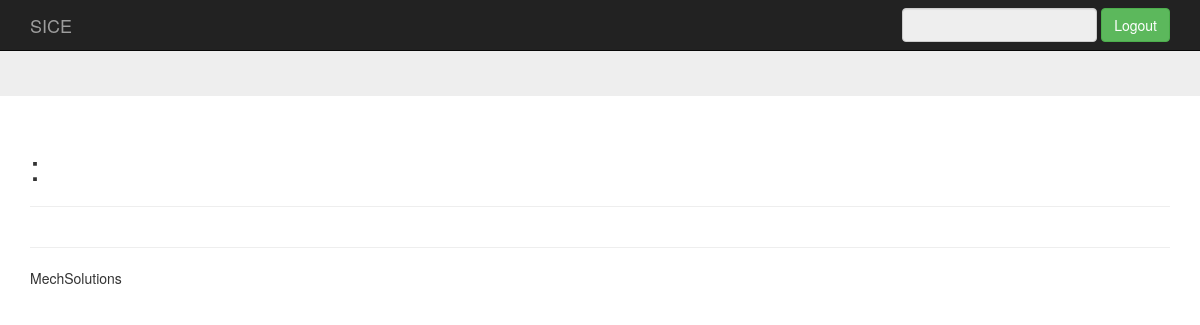
The app's page /resultadoEncuesta.php?id=58, older data.
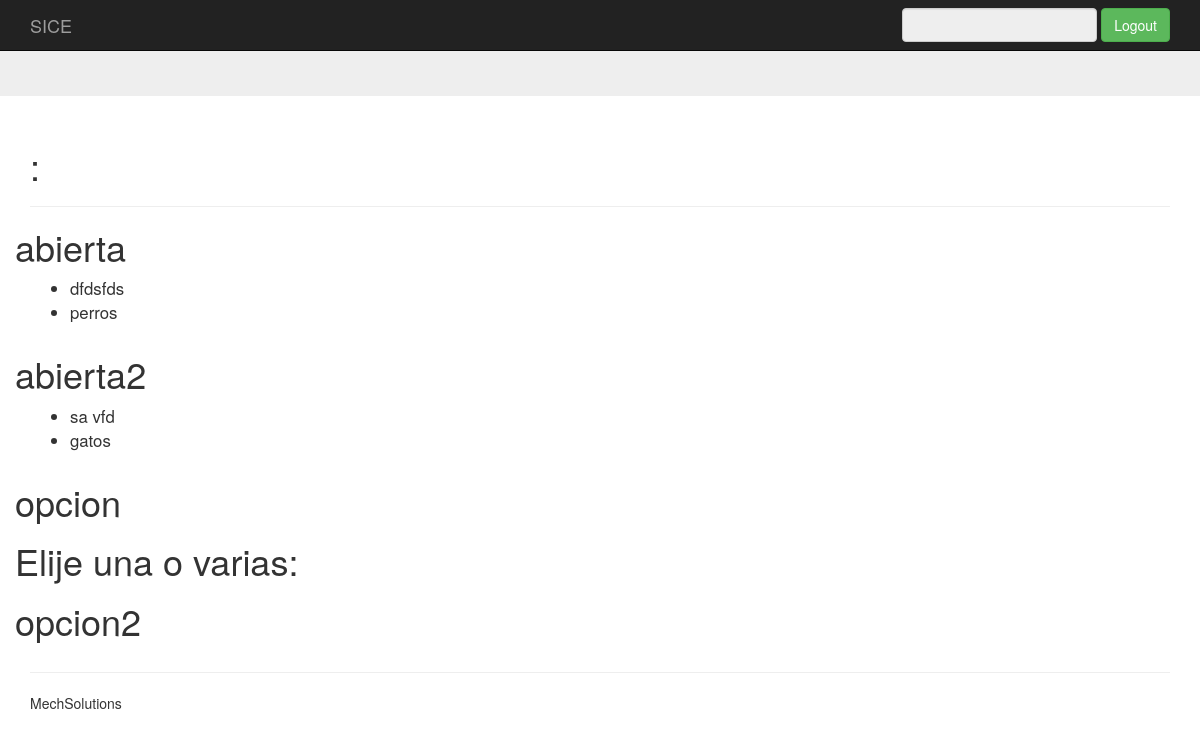
The same page, newer data.
### tables this page shows
CREATE TABLE `resultadoabierta` (
  `idresultadoAbierta` int(11) NOT NULL,
  `respuesta` text NOT NULL,
  `fk_idPregunta` int(11) NOT NULL,
  `fk_idUsuario` int(11) NOT NULL
);

### Plantillas/EncuestaDao.php (the view, shortened to what this page needs)
<?php
include 'tools.php';
function getPreguntas($idEncuesta) {
    $arreglo = array();
    $con = mysqli_connect('localhost', 'php', 'php', 'encuestas') or die('Connection failed' . mysqli_error());
    $sql = "select pregunta.idPregunta from pregunta WHERE fk_idEncuesta=$idEncuesta AND pregunta.fk_tipoPregunta != 1;";
    if ($result = mysqli_query($con, $sql)) {
        while ($row = mysqli_fetch_row($result)) {
            array_push($arreglo, $row[0]);
        }
    }
    return $arreglo;
}
function getResultadosAbiertos($idEncuesta,$nombre) {
    $con = mysqli_connect('localhost', 'php', 'php', 'encuestas') or die('Connection failed' . mysqli_error());
    $sql = "select pregunta.descripcion, resultadoabierta.respuesta from pregunta JOIN encuesta on encuesta.idEncuesta=pregunta.fk_idEncuesta JOIN resultadoabierta on resultadoabierta.fk_idPregunta=pregunta.idPregunta where encuesta.idEncuesta=$idEncuesta AND pregunta.descripcion='$nombre' ORDER BY pregunta.descripcion LIMIT 9";
    echo '<div class="col-md-12">';
    echo '<ul>';
    if ($result = mysqli_query($con, $sql)) {
        while ($row = mysqli_fetch_row($result)) {
            echo '<li style="font-size: larger">' . $row[1] . '</li>';
        }
    }
    echo '</ul>';
    echo '<br />';
    echo '</div>';
}
function getNombresAbiertas($idEncuesta) {
    $arreglo = array();
    $con = mysqli_connect('localhost', 'php', 'php', 'encuestas') or die('Connection failed' . mysqli_error());
    $sql = "select pregunta.descripcion from pregunta JOIN encuesta on encuesta.idEncuesta=pregunta.fk_idEncuesta where encuesta.idEncuesta=$idEncuesta AND pregunta.fk_tipoPregunta = 1 ORDER BY pregunta.descripcion LIMIT 9";
    if ($result = mysqli_query($con, $sql)) {
        while ($row = mysqli_fetch_row($result)) {
            array_push($arreglo, $row[0]);
        }
    }
    return $arreglo;
}

### Plantillas/tools.php (shortened to what this page needs)
<?php
function head($titulo) {
    echo <<< YOP
    <!DOCTYPE html>
    <html>
        <head>
            <meta http-equiv="Content-Type" content="text/html; charset =utf-8">
            <link href="bootstrap/css/bootstrap.min.css" rel="stylesheet">
            <script type="text/javascript" src="https://www.gstatic.com/charts/loader.js"></script>
            <script src="https://ajax.googleapis.com/ajax/libs/jquery/1.12.4/jquery.min.js"></script>
            <script>window.jQuery || document.write('<script src="bootstrap/assets/js/vendor/jquery.min.js"><\/script>')</script>
            <title>
                $titulo
            </title>
        </head>
        <body>
YOP;
}
function ender() {
    echo <<< YOP
    <script src="bootstrap/js/bootstrap.min.js"></script>
    </body>
</html>
YOP;
}

### resultadoEncuesta.php (shortened to what this page needs)
<?php
include 'Plantillas/EncuestaDao.php';
head("SICE-Resultados");
?>
<nav class="navbar navbar-inverse navbar-fixed-top">
    <div class="container">
        <div class="navbar-header">
            <a class="navbar-brand" href="#">SICE</a>
        </div>
        <div id="navbar" class="navbar-collapse collapse" >
            <form class="navbar-form navbar-right" action="Plantillas/logout.php" method="POST">
                <div class="form-group">
<?php echo '<input type="text" name="user" value="' . $_SESSION['user'] . '" class="form-control" disabled>'; ?>
                </div>
                <button type="submit" class="btn btn-success">Logout</button>
            </form>
        </div>
    </div>
</nav>
<div class="container">
    <div class="row">
        <div class="col-md-12">
            <h1><?php echo $_GET['nombre'] ?>:</h1>
            <hr>
        </div>
<?php
$nombrePreguntaAbierta = getNombresAbiertas($_GET['id']);
foreach ($nombrePreguntaAbierta as $pregunta){
    echo '<h1>' . $pregunta . '</h1>';
    getResultadosAbiertos($_GET['id'],$pregunta);
}
$idPreguntas = getPreguntas($_GET['id']);
$nombrePregunta = getNombres($_GET['id']);
$contador = 0;
foreach ($idPreguntas as $id) {
    $nombre = array_shift($nombrePregunta);
    echo '<h1>' . $nombre . '</h1>';
    echo '<div class="col-md-12" id="grafica' . $contador . '">';
    echo '</div>';
    $contador++;
}
?>
    </div>
    <hr>
    <footer>
        <p>MechSolutions</p>
    </footer>
</div>
<?php
ender();

Row changes from the older to the newer data that the page shows:
added resultadoabierta: respuesta "dfdsfds", shown under "abierta"
added resultadoabierta: respuesta "perros", shown under "abierta"
added resultadoabierta: respuesta "sa vfd", shown under "abierta2"
added resultadoabierta: respuesta "gatos", shown under "abierta2"
Text that changed along with them:
new list line: "abierta"
new list line: "abierta2"
new list line: "opcion"
new list line: "Elije una o varias:"
new list line: "opcion2"
